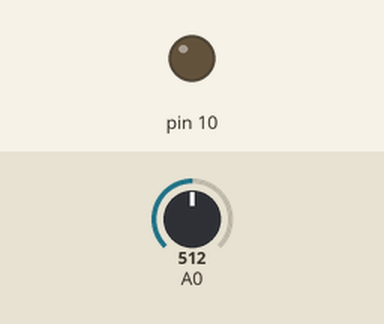
Bench run of a sketch on a simulated Arduino Uno, built with avr-gcc and run on an emulated ATmega328P. On the bench: output pins drawn as LEDs (lit = HIGH). Inputs (shaded band) come from the test bench; at power-on: A0 = 512. What the sketch prints to the serial monitor is not drawn.

Above: at 0.15 s.
Timing chart, 0 to 40.0 s (numbered marks = the images above):
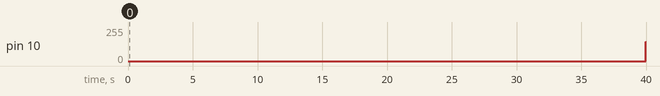

Measured:
- by itself, pin 10: 0/255 → 144/255 at 40.0 s

The sketch:

Sinusoid_LED.ino
```cpp
/**
  I don't exactly know what this does other than print a sinusoid & a photoresistor reading simultaneously.

  Use digital PWM (pulse with modulation) pin
  &
  analogWrite(pin, level) level is 0 to 255.
  255 corresponds to 5 volts
  use 2 volts as midline for sinusoidal wave (PWM unit of 102)
  level_Double is 102 + 102(sin(2pi- (i/10))  i/10 because 10 points in the cycle from 0 to 2pi

  Use a delay of 5 because we need 10 data points over 20 hertz
  20 hertz is 1/20 of a second
  10 points over 1/20 of a second is one point every 5 milliseconds
**/
static const double pi = PI;
int i = 0;
double levelDouble;
void setup() {
 Serial.begin(9600);
  pinMode(10, OUTPUT);
}
void loop() {
  if (i < 10) {
    delay(5);
    double levelDouble = 102 + 102 * sin((2.0 * pi - i) / 10);
    int levelInt = floor(levelDouble);
    analogWrite(10, levelInt);
    i++;
  }
else if (i == 10)
    i = 0;
int photoResistor = analogRead(A0);
Serial.println(photoResistor);
}
```
